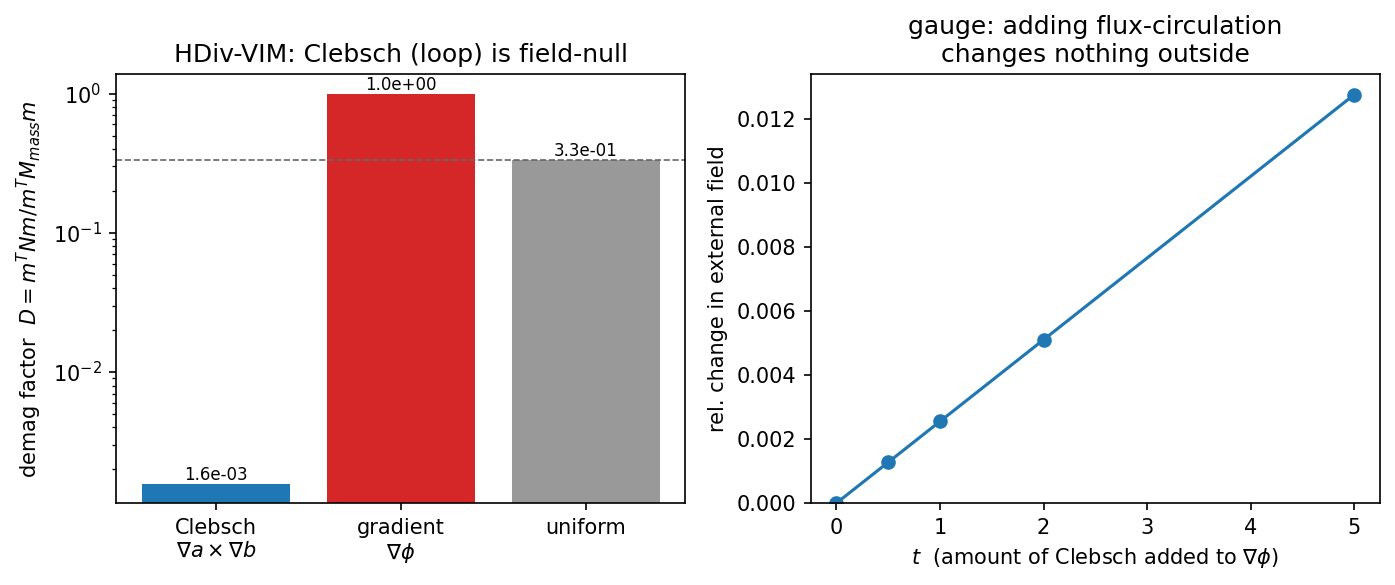

This figure's Python source:
r"""HDiv-VIM <-> Clebsch: the loop modes of the demag operator ARE Clebsch magnetizations.

The de Rham CAPSTONE bridging the two threads of this directory's research line:
the HDiv-VIM demag SOLVER (operator side, `radia.vim`) and the Clebsch
hodograph DESIGN line (potential side).  The Hodge / Helmholtz split of a
magnetization is

    M  =  grad(phi)     (+)     grad(alpha) x grad(beta)
          \________/             \___________________/
          gradient / "star"       Clebsch / "loop"
          carries the charge      charge-free  ->  FIELD-NULL in N = B^T G B
          pole-forming            flux-guiding (yoke return)

The HDiv-VIM is built so that its demag operator `N = B^T G B` (B = the magnetic
charge map M -> (rho = -div M, sigma = M.n), G = the charge Gram) annihilates the
divergence-free RT modes -- "loop modes are field-null by construction" (de Rham:
a curl carries no charge).  That property IS the statement that a **Clebsch**
magnetization `grad(alpha) x grad(beta) = d(alpha d beta)` (an exact, hence
closed, 2-form) makes **no demagnetizing field**.  So the Clebsch potentials
(alpha, beta) are the coordinates of the HDiv-VIM kernel; the loop-star split is
the Clebsch-gradient (Hodge) split is the pole / flux-guide split.

Verified here (unit sphere, HDiv order 1, exact analytic charge Gram):

  (1) FIELD-NULL   D(Clebsch) ~ 0   vs   D(gradient) ~ 1,   D(uniform) = 1/3.
                   The azimuthal Clebsch field M = (y,-x,0) = grad((x^2+y^2)/2) x grad(z)
                   has machine-zero discrete divergence; its only residual demag is
                   the faceting surface charge (-> 0 under mesh.Curve).

  (2) NO STRAY FIELD   the EXTERNAL field of the Clebsch M is ~0 (no charge -> no
                   field), tiny vs the gradient M's external field.

  (3) GAUGE / SUPERPOSITION   the external field of `grad(phi) + t * Clebsch` is
                   independent of t -- you can add any amount of flux-circulation
                   to a magnetization without changing the field it produces.

This is the linear (kinematic) level of the connection.  The nonlinear payoff
(the saturable HDiv-VIM solve reformulated in Clebsch/hodograph coordinates,
where the Chaplygin hodograph linearises saturation) is the next frontier; see
`saturation_loop_2d.py` / `chaplygin_hodograph_2d.py` for the hodograph side.

The de Rham view of this bridge is classical: P. Robert, "Clebsch Potentials and
the Visualization of Three-Dimensional Solenoidal Vector Fields", IEEE Trans.
Magn. 27(5), 1991 -- B is a 2-form, the loop modes are the closed 2-forms, and a
GLOBAL Clebsch pair B = grad(alpha) x grad(beta) exists iff the helicity vanishes.
Full references in docs/clebsch_hodograph/HDIV_VIM_CLEBSCH_BRIDGE.md.

run:  python hdiv_vim_clebsch_loopstar.py
"""
import os

import numpy as np
import ngsolve as ng
from netgen.csg import CSGeometry, Sphere, Pnt

from radia.vim import DemagOperator, MagnetizationSource

x, y, z = ng.x, ng.y, ng.z

# the three test magnetizations (constructed, not solved):
CF_CLEBSCH = ng.CoefficientFunction((y, -x, 0))     # grad((x^2+y^2)/2) x grad(z) -- azimuthal, solenoidal
CF_GRAD = ng.CoefficientFunction((x, y, z))          # grad(|r|^2/2) -- radial, pure gradient (charged)
CF_UNIFORM = ng.CoefficientFunction((0, 0, 1))       # uniform -- surface charge only (sphere D = 1/3)


def _charges(fes, cf):
    """Discrete charge content of a magnetization: ||div M|| (volume) and ||M.n|| (surface)."""
    gf = ng.GridFunction(fes); gf.Set(cf)
    dv = float(ng.sqrt(ng.Integrate(ng.div(gf) ** 2, gf.space.mesh)))
    nrm = ng.specialcf.normal(3)
    sv = float(ng.sqrt(ng.Integrate(ng.InnerProduct(gf.Trace(), nrm) ** 2, gf.space.mesh, ng.BND)))
    return dv, sv


def analyze(maxh=0.5, order=1, ext_pts=((0, 0, 2.0), (2.0, 0, 0), (0, 2.0, 1.0))):
    """Bridge analysis on the unit sphere.  Returns the demag factors, charges, external-field ratio,
    and the gauge (add-Clebsch) field invariance."""
    g = CSGeometry(); g.Add(Sphere(Pnt(0, 0, 0), 1.0))
    obs = np.asarray(ext_pts, float)
    with ng.TaskManager():
        mesh = ng.Mesh(g.GenerateMesh(maxh=maxh))
        fes = ng.HDiv(mesh, order=order)
        op = DemagOperator(fes)

        # (1) field-null: the demag factor (Rayleigh quotient) of each magnetization
        D_cl = op.DemagFactor(CF_CLEBSCH)
        D_gr = op.DemagFactor(CF_GRAD)
        D_un = op.DemagFactor(CF_UNIFORM)
        div_cl, mn_cl = _charges(fes, CF_CLEBSCH)
        div_gr, mn_gr = _charges(fes, CF_GRAD)

        # (2) no stray field: external H from the charges.  The "star" reference is the UNIFORM
        # magnetization M = grad(z) -- a genuine charged gradient field with a DIPOLE external field
        # (the radial M=(x,y,z) is spherically symmetric, so by the shell theorem it ALSO has ~no
        # external field -- it would be a misleading stray-field reference).  The Clebsch M is
        # charge-free -> ~0 external field.
        source_cl = MagnetizationSource(mesh, CF_CLEBSCH, order=order)
        source_un = MagnetizationSource(mesh, CF_UNIFORM, order=order)
        H_cl = source_cl.Field(obs)
        H_un = source_un.Field(obs)
        ext_cl = float(np.linalg.norm(H_cl)); ext_un = float(np.linalg.norm(H_un))

        # (3) gauge / superposition: external field of (uniform star) + t*Clebsch vs t=0 -- unchanged.
        gauge = []
        for t in (0.5, 1.0, 2.0, 5.0):
            H = H_un + t * H_cl
            gauge.append((t, float(np.linalg.norm(H - H_un) / ext_un)))
    return {
        "ne": int(mesh.GetNE(ng.VOL)), "order": order, "maxh": maxh,
        "D_clebsch": D_cl, "D_gradient": D_gr, "D_uniform": D_un,
        "ratio_D": abs(D_cl) / abs(D_gr),
        "divM_clebsch": div_cl, "Mn_clebsch": mn_cl,
        "divM_gradient": div_gr, "Mn_gradient": mn_gr,
        "ext_clebsch": ext_cl, "ext_uniform": ext_un, "ratio_ext": ext_cl / ext_un,
        "gauge": gauge,
    }


def _plot(r):
    import matplotlib
    matplotlib.use("Agg")
    import matplotlib.pyplot as plt
    fig, (ax, ax2) = plt.subplots(1, 2, figsize=(9.4, 4.0), dpi=150)
    labels = ["Clebsch\n$\\nabla a\\times\\nabla b$", "gradient\n$\\nabla\\phi$", "uniform"]
    Ds = [abs(r["D_clebsch"]), abs(r["D_gradient"]), abs(r["D_uniform"])]
    bars = ax.bar(labels, Ds, color=["C0", "C3", "0.6"])
    ax.set_yscale("log"); ax.set_ylabel("demag factor  $D = m^T N m / m^T M_{mass} m$")
    ax.set_title("HDiv-VIM: Clebsch (loop) is field-null")
    ax.axhline(1.0 / 3.0, color="0.4", ls="--", lw=0.8)
    for b, d in zip(bars, Ds):
        ax.text(b.get_x() + b.get_width() / 2, d, f"{d:.1e}", ha="center", va="bottom", fontsize=8)
    ts = [0.0] + [t for t, _ in r["gauge"]]
    dev = [0.0] + [d for _, d in r["gauge"]]
    ax2.plot(ts, dev, "o-", color="C0")
    ax2.set_xlabel("$t$  (amount of Clebsch added to $\\nabla\\phi$)")
    ax2.set_ylabel("rel. change in external field")
    ax2.set_title("gauge: adding flux-circulation\nchanges nothing outside")
    ax2.set_ylim(bottom=0)
    png = os.path.splitext(os.path.abspath(__file__))[0] + ".png"
    fig.tight_layout(); fig.savefig(png, bbox_inches="tight"); plt.close(fig)
    print(f"  figure saved: {png}")


def main():
    print("HDiv-VIM <-> Clebsch: the loop modes ARE Clebsch magnetizations\n")
    r = analyze()
    print(f"  unit sphere  ne={r['ne']}  HDiv order {r['order']}")
    print(f"  (1) FIELD-NULL  demag factor D:")
    print(f"        Clebsch  M=(y,-x,0) : D={r['D_clebsch']: .3e}  ||divM||={r['divM_clebsch']:.1e} "
          f" ||M.n||={r['Mn_clebsch']:.2e}")
    print(f"        gradient M=(x,y,z)  : D={r['D_gradient']: .3e}  ||divM||={r['divM_gradient']:.1e} "
          f" ||M.n||={r['Mn_gradient']:.2e}")
    print(f"        uniform  M=(0,0,1)  : D={r['D_uniform']: .3e}  (sphere analytic 1/3)")
    print(f"        -> D_Clebsch / D_gradient = {r['ratio_D']:.2e}  (the loop mode carries ~no demag)")
    print(f"  (2) NO STRAY FIELD  external |H|: Clebsch={r['ext_clebsch']:.2e}  uniform(dipole)="
          f"{r['ext_uniform']:.2e}  ratio={r['ratio_ext']:.2e}")
    print(f"  (3) GAUGE  external field change adding t*Clebsch to the uniform star:")
    for t, dev in r["gauge"]:
        print(f"        t={t:>4}: rel field change = {dev:.2e}")
    print("\n  => loop-star = Clebsch-gradient = Hodge = pole / flux-guide.  The Clebsch potentials")
    print("     coordinatize the HDiv-VIM kernel: the operator side and the potential side of one")
    print("     de Rham complex.")
    _plot(r)


if __name__ == "__main__":
    main()
